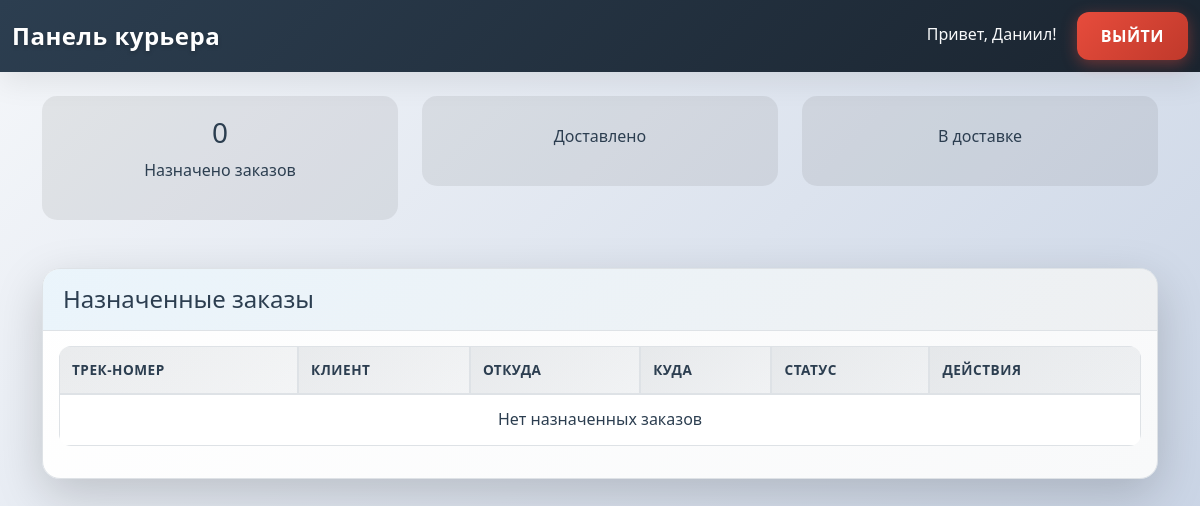
The app's page /courier_dashboard.php (signed in), older data.
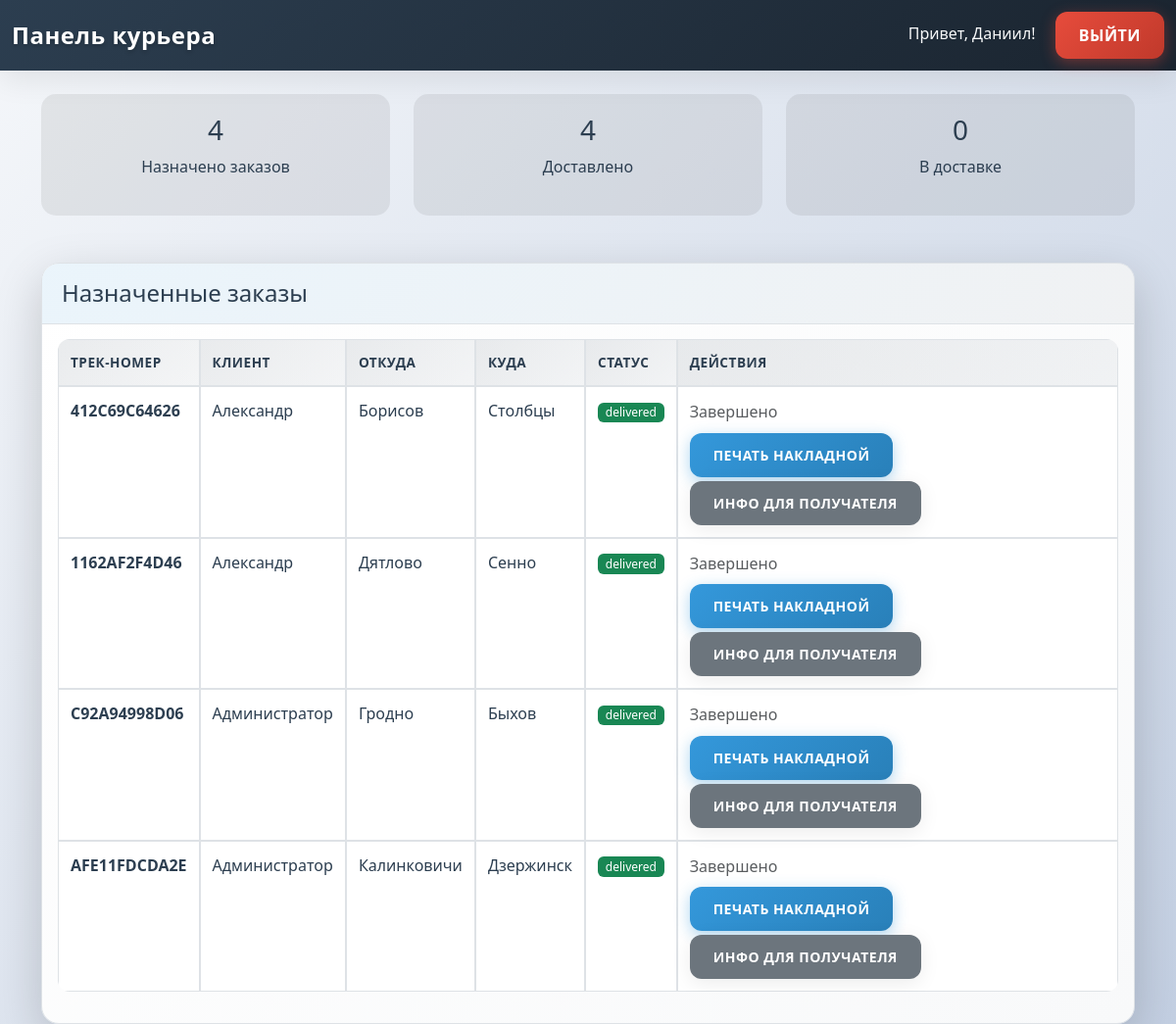
The same page, newer data.
### tables this page shows
CREATE TABLE `orders` (
  `id` int(11) NOT NULL,
  `user_id` int(11) DEFAULT NULL,
  `carrier_id` int(11) DEFAULT NULL,
  `from_office` int(11) DEFAULT NULL,
  `to_office` int(11) DEFAULT NULL,
  `weight` decimal(8,3) DEFAULT NULL,
  `cost` decimal(10,2) DEFAULT NULL,
  `delivery_hours` decimal(8,2) DEFAULT NULL,
  `track_number` varchar(20) DEFAULT NULL,
  `created_at` datetime DEFAULT current_timestamp(),
  `delivery_date` date DEFAULT NULL,
  `payment_status` varchar(20) DEFAULT 'pending',
  `tracking_status` varchar(50) DEFAULT 'created',
  `full_name` varchar(255) DEFAULT NULL,
  `home_address` text DEFAULT NULL,
  `pickup_city` varchar(100) DEFAULT NULL,
  `pickup_address` text DEFAULT NULL,
  `delivery_city` varchar(100) DEFAULT NULL,
  `delivery_address` text DEFAULT NULL,
  `desired_date` date DEFAULT NULL,
  `insurance` tinyint(1) DEFAULT 0,
  `packaging` tinyint(1) DEFAULT 0,
  `fragile` tinyint(1) DEFAULT 0,
  `payment_method` varchar(50) DEFAULT 'cash',
  `cash_on_delivery` tinyint(1) DEFAULT 0,
  `cod_amount` decimal(10,2) DEFAULT 0.00,
  `comment` text DEFAULT NULL,
  `recipient_name` varchar(255) DEFAULT NULL,
  `recipient_address` text DEFAULT NULL,
  `courier_id` int(11) DEFAULT NULL
);

CREATE TABLE `users` (
  `id` int(11) NOT NULL,
  `login` varchar(50) NOT NULL,
  `password` varchar(255) NOT NULL,
  `name` varchar(100) DEFAULT NULL,
  `email` varchar(100) DEFAULT NULL,
  `phone` varchar(20) DEFAULT NULL,
  `role` enum('user','admin','courier') DEFAULT 'user',
  `created_at` datetime DEFAULT current_timestamp()
);

CREATE TABLE `offices` (
  `id` int(11) NOT NULL,
  `carrier_id` int(11) DEFAULT NULL,
  `city` varchar(100) NOT NULL,
  `address` varchar(255) NOT NULL,
  `lat` decimal(10,8) DEFAULT NULL,
  `lng` decimal(11,8) DEFAULT NULL
);

### courier_dashboard.php (the view, shortened to what this page needs)
<?php
require 'db.php';
$courier = $_SESSION['user'];
$courier_id = $courier['id'];
$assigned_orders = $db->prepare("
    SELECT o.*, c.name as carrier_name, u.name as user_name,
           from_office.city as from_city, to_office.city as to_city
    FROM orders o
    LEFT JOIN carriers c ON o.carrier_id = c.id
    LEFT JOIN users u ON o.user_id = u.id
    LEFT JOIN offices from_office ON o.from_office = from_office.id
    LEFT JOIN offices to_office ON o.to_office = to_office.id
    WHERE o.courier_id = ?
    ORDER BY o.created_at DESC
");
$assigned_orders->execute([$courier_id]);
$assigned_orders = $assigned_orders->fetchAll();
$stats = $db->prepare("
    SELECT
        COUNT(*) as total_assigned,
        SUM(CASE WHEN tracking_status = 'delivered' THEN 1 ELSE 0 END) as delivered,
        SUM(CASE WHEN tracking_status = 'out_for_delivery' THEN 1 ELSE 0 END) as out_for_delivery
    FROM orders
    WHERE courier_id = ?
");
$stats->execute([$courier_id]);
$stats = $stats->fetch();
?>
<!DOCTYPE html>
<html lang="ru">
<head>
    <link href="https://cdn.jsdelivr.net/npm/bootstrap@5.3.3/dist/css/bootstrap.min.css" rel="stylesheet">
    <link href="assets/css/style.css" rel="stylesheet">
</head>
<body>
<nav class="navbar navbar-dark bg-dark sticky-top">
    <div class="container-fluid">
        <span class="navbar-brand">Панель курьера</span>
        <div>
            <span class="text-light me-3">Привет, <?= htmlspecialchars($courier['name'] ?: $courier['login']) ?>!</span>
            <a href="logout.php" class="btn btn-danger">Выйти</a>
        </div>
    </div>
</nav>
<div class="container mt-4">
    <div class="row mb-5 text-gray">
        <div class="col-md-4">
            <div class="stat-card">
                <h3><?= $stats['total_assigned'] ?></h3>
                <p>Назначено заказов</p>
            </div>
        </div>
        <div class="col-md-4">
            <div class="stat-card">
                <h3><?= $stats['delivered'] ?></h3>
                <p>Доставлено</p>
            </div>
        </div>
        <div class="col-md-4">
            <div class="stat-card">
                <h3><?= $stats['out_for_delivery'] ?></h3>
                <p>В доставке</p>
            </div>
        </div>
    </div>
    <div class="card shadow-lg">
        <div class="card-header bg-primary text-gray">
            <h4 class="mb-0">Назначенные заказы</h4>
        </div>
        <div class="card-body">
            <div class="table-responsive">
                <table class="table table-hover">
                    <thead class="table-dark">
                        <tr>
                            <th>Трек-номер</th>
                            <th>Клиент</th>
                            <th>Откуда</th>
                            <th>Куда</th>
                            <th>Статус</th>
                            <th>Действия</th>
                        </tr>
                    </thead>
                    <tbody>
                        <?php foreach($assigned_orders as $order): ?>
                        <tr>
                            <td><strong><?= htmlspecialchars($order['track_number']) ?></strong></td>
                            <td><?= htmlspecialchars($order['user_name'] ?? 'Н/Д') ?></td>
                            <td><?= htmlspecialchars($order['from_city'] ?? 'Н/Д') ?></td>
                            <td><?= htmlspecialchars($order['to_city'] ?? 'Н/Д') ?></td>
                            <td>
                                <span class="badge
                                    <?php
                                    switch($order['tracking_status']) {
                                        case 'delivered': echo 'bg-success'; break;
                                    }
                                    ?>">
                                    <?= htmlspecialchars($order['tracking_status'] ?? 'created') ?>
                                </span>
                            </td>
                            <td>
                                <div class="btn-group btn-group-sm">
                                    <?php if($order['tracking_status'] !== 'delivered' && $order['tracking_status'] !== 'cancelled'): ?>
                                        <?php if($order['tracking_status'] !== 'sort_center'): ?>
                                            <form method="POST" class="d-inline" onsubmit="return confirm('Подтвердить получение заказа в сорт. центр?');">
                                                <input type="hidden" name="action" value="update_courier_status">
                                                <input type="hidden" name="order_id" value="<?= $order['id'] ?>">
                                                <input type="hidden" name="old_status" value="<?= $order['tracking_status'] ?>">
                                                <input type="hidden" name="new_status" value="sort_center">
                                                <button type="submit" class="btn btn-info btn-sm">В сорт. центре</button>
                                            </form>
                                        <?php endif; ?>
                                        <?php if($order['tracking_status'] === 'out_for_delivery' || $order['tracking_status'] === 'sort_center'): ?>
                                            <form method="POST" class="d-inline" onsubmit="return confirm('Подтвердить доставку заказа?');">
                                                <input type="hidden" name="action" value="update_courier_status">
                                                <input type="hidden" name="order_id" value="<?= $order['id'] ?>">
                                                <input type="hidden" name="old_status" value="<?= $order['tracking_status'] ?>">
                                                <input type="hidden" name="new_status" value="delivered">
                                                <button type="submit" class="btn btn-success btn-sm">Доставлен</button>
                                            </form>
                                        <?php endif; ?>
                                    <?php else: ?>
                                        <span class="text-muted">Завершено</span>
                                    <?php endif; ?>
                                </div>
                                <div class="mt-2">
                                    <a href="delivery_receipt.php?order_id=<?= $order['id'] ?>" class="btn btn-sm btn-primary" target="_blank">Печать накладной</a>
                                    <a href="delivery_info.php?order_id=<?= $order['id'] ?>" class="btn btn-sm btn-secondary mt-1" target="_blank">Инфо для получателя</a>
                                </div>
                            </td>
                        </tr>
                        <?php endforeach; ?>
                        <?php if(empty($assigned_orders)): ?>
                        <tr>
                            <td colspan="6" class="text-center text-muted">Нет назначенных заказов</td>
                        </tr>
                        <?php endif; ?>
                    </tbody>
                </table>
            </div>
        </div>
    </div>
</div>
</body>
</html>

### courier_dashboard.php (style rules this page uses)
.stat-card { background: rgba(83, 83, 83, 0.1); border-radius: 15px; padding: 20px; text-align: center; }

Row changes from the older to the newer data that the page shows:
added orders: track_number "412C69C64626", user.name "Александр", from_office.city "Борисов", to_office.city "Столбцы", tracking_status "delivered", shows "Завершено"
added orders: track_number "1162AF2F4D46", user.name "Александр", from_office.city "Дятлово", to_office.city "Сенно", tracking_status "delivered", shows "Завершено"
added orders: track_number "C92A94998D06", user.name "Администратор", from_office.city "Гродно", to_office.city "Быхов", tracking_status "delivered", shows "Завершено"
now on this page (row edited): orders: track_number "AFE11FDCDA2E", user.name "Администратор", from_office.city "Калинковичи", to_office.city "Дзержинск", tracking_status "delivered", shows "Завершено"
Text that changed along with them:
$stats['total_assigned']: "0" → "4"
$stats['delivered']: (not shown) → "4"
$stats['out_for_delivery']: (not shown) → "0"
text no longer shown: "Нет назначенных заказов"
